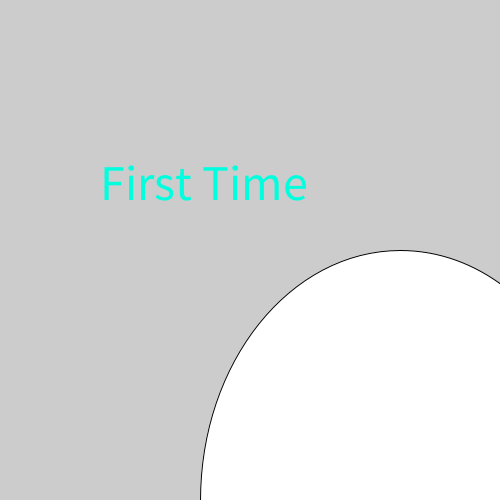
Frame 1 (no input)
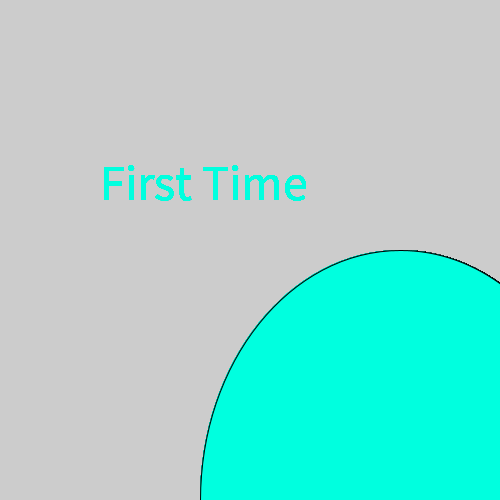
Frame 60 (the mouse pressed at the canvas centre just before this capture)
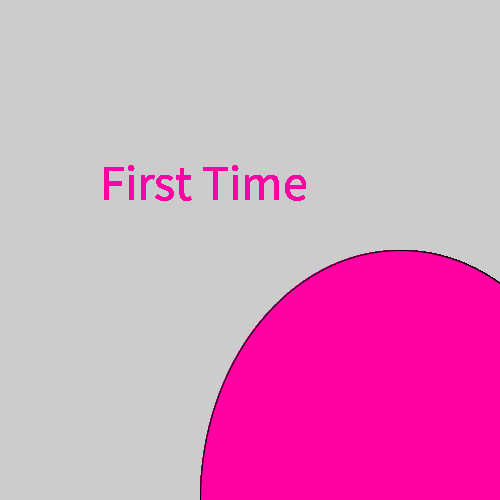
Frame 120 (the mouse held since frame 60 and released just before this capture)

The Processing sketch that drew these frames (run headless with seeded random() and noise(); from frame 60 on, the mouse is pressed at the canvas centre):

// Processing sketch: c_LogicalDot
// ── c_LogicalDot.pde

void setup() {
  
// 1. Set the size of the sketch. Make it 600 pixels square. 
 size(500,500);

}

void draw() {
  ellipse(400,500,400,500);
// 2. Draw an ellipse
// Run the program to make sure it works before moving on.


// 3. Change the color of the ellipse when the mouse is pressed.
//    Use the following code, but put your colors where indicated
//    Remember to use the   fill()  command to set colors.

if (mousePressed) {
 fill(#FF00A2);
   //  put one color here 
  
} else {
  fill(#00FFDF);
   // put a different color here
  
}

  textSize(50);
  text ("First Time",100,200);
  
  
}
